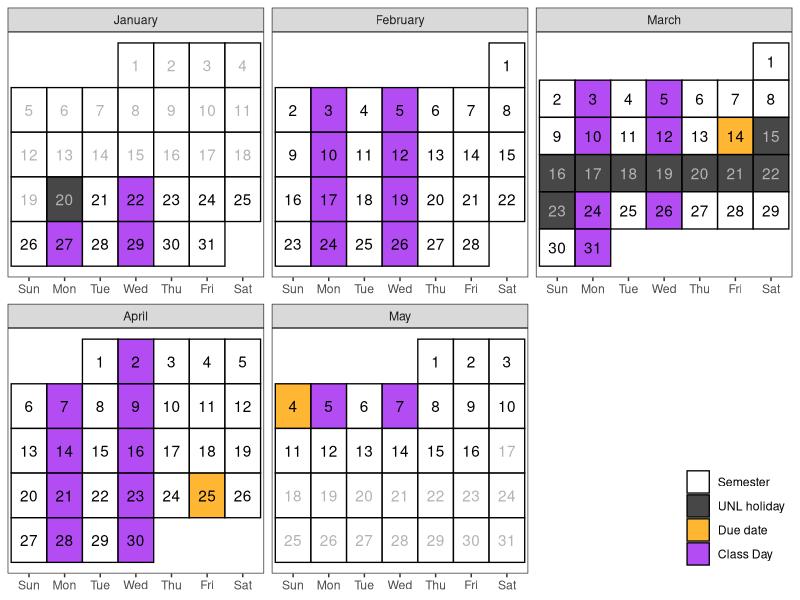

Write R code to recreate this figure.
library(dplyr)
library(tidyr)
library(purrr)
library(lubridate)
library(stringr)
library(forcats)
library(ggplot2)
library(readxl)

# Create a calendar for your syllabus 
# Source: http://svmiller.com/blog/2020/08/a-ggplot-calendar-for-your-semester/

semester_info <- read_xls("course-schedule.xls", sheet = "SemesterDates")

date_seq <- function(tbl) {
  stopifnot("Start" %in% names(tbl))
  stopifnot("End" %in% names(tbl))
  
  if(is.na(tbl$End)) {
    ymd(tbl$Start)
  } else {
    seq(ymd(tbl$Start), ymd(tbl$End), by = 1)
  }       
}

# Weekday(s) of class
class_wdays <- semester_info |>
  filter(Description == "Class") |>
  select(Days) |>
  mutate(Days = str_split(Days, ",", simplify = F)) |>
  pluck("Days") |>
  unlist() |>
  str_trim()


# What are the full dates of the semester? Monday of week 1 - end of finals
semester_dates <- semester_info |>
  filter(Description == "Semester") |>
  date_seq()

# Dates that are school holidays/no class by university fiat
not_here_dates <- semester_info |>
  filter(Description == "Holiday") |>
  select(Start, End) |>
  mutate(id = 1:n()) |>
  nest(data = -id) |>
  mutate(dates = purrr::map(data, date_seq)) |>
  unnest(dates) |>
  pluck("dates")

project_dates <- read_xls("course-schedule.xls", "due-dates") |>
  mutate(date=ymd(date))

exam_week <-  semester_info |>
  filter(Description == "Exams") |>
  select(Start, End) |>
  mutate(id = 1:n()) |>
  nest(data = -id) |>
  mutate(dates = purrr::map(data, date_seq)) |>
  unnest(dates) |>
  pluck("dates")

# Custom function for treating the first day of the month as the first week 
# of the month up until the first Sunday (unless Sunday was the start of the month)
wom <- function(date) {
  first <- wday(as.Date(paste(year(date),month(date),1,sep="-")))
  return((mday(date)+(first-2)) %/% 7+1)
}

# Create a data frame of dates, assign to Cal
Cal <- tibble(date = seq(floor_date(min(semester_dates), "month"), ceiling_date(max(semester_dates), "month") - days(1), by=1))  %>%
  mutate(mon = lubridate::month(date, label=T, abbr=F), # get month label
         wkdy = weekdays(date, abbreviate=T), # get weekday label
         wkdy = fct_relevel(wkdy, "Sun", "Mon", "Tue", "Wed", "Thu","Fri","Sat"), # make sure Sunday comes first
         semester = date %in% semester_dates, # is date part of the semester?
         due = date %in% project_dates$date, # is it a due date?
         not_here = date %in% not_here_dates, # is it a day off?
         exam_wk = date %in% exam_week,
         day = lubridate::mday(date), # get day of month to add later as a label
         # Below: our custom wom() function
         week = wom(date),
         sem_week = pmin(17, pmax(0, epiweek(date) - 3)) - if_else(date > ymd(20250316), 1, 0))

# Create a category variable, for filling in squares colorwise

Cal <- Cal %>%
  mutate(category = case_when(
    due ~ "Due date",
    not_here ~ "UNL holiday",
    semester & wkdy %in% class_wdays & !not_here & !exam_wk ~ "Class Day",
    semester ~ "Semester",
    TRUE ~ "NA"
  )) |>
  left_join(project_dates, by = c("date", "category"))

class_cal <- ggplot(Cal, aes(wkdy, week)) +
  theme_bw() +
  theme(panel.grid.major.x = element_blank(),
        legend.position = "inside",
        legend.position.inside = c(1,0), 
        legend.justification = c(1, 0),
        legend.title = element_blank(),
        axis.title.y = element_blank(), axis.title.x = element_blank(), axis.ticks.y = element_blank(), axis.text.y = element_blank()) +
  # geom_tile and facet_wrap will do all the heavy lifting
  geom_tile(alpha=0.8, aes(fill=category), color="black", linewidth=.45) +
  facet_wrap(~mon, scales = "free", ncol=3) +
  # fill in tiles to make it look more "calendary" (sic)
  geom_text(aes(label=day, color = semester&(!not_here))) +
  # put your y-axis down, flip it, and reverse it
  scale_y_reverse(breaks=NULL) +
  # manually fill scale colors to something you like...
  scale_color_manual(values = c("FALSE" = "grey70", "TRUE" = "black"), guide = "none") + 
  scale_fill_manual(values=c("Class Day"="purple", 
                             "Due date"="orange",
                             "Semester"="white",
                             "UNL holiday" = "grey10",
                             "NA" = "white" # I like these whited out...
                             ),
                    #... but also suppress a label for a non-class semester day
                    breaks=c("Semester", "UNL holiday", "Due date", "Class Day"))
# class_cal

topics <- read_excel("course-schedule.xls",  sheet = "Week-plan") |>
  rename(sem_week=Week, topic = Title) |>
  select(sem_week, topic)


duedates <- filter(Cal, category == "Due date") |>
  mutate(important = paste(topic, ": ", format.Date(date, "%b %d"), sep = "")) |>
  select(sem_week, important)

schedule <- topics |>
  full_join(duedates) |>
  arrange(sem_week) |>
  rename("Week" = sem_week, "Topic" = topic, "Important Dates" = important)

# schedule
